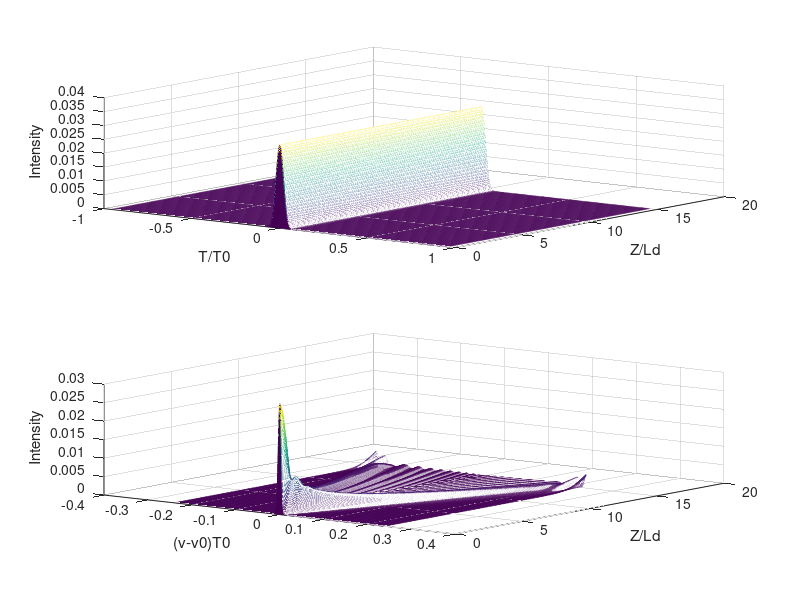

Source code (MATLAB):
% This code solves the NLS equation with the split-step method
% idu/ dz - sgn(beta2) /2 d^2u/d(tau) ^2+N ^2*|u| ^2*|u| ^2u=0
% [redacted]

%  idu/ dz - sgn(beta2) /2 d^2u/d(tau) ^2+N ^2*|u|^2 * u=0
% SS
%     du/dz = i sgn(beta2)/2 d^2u/dtau^2 + i N^2 *|u|^2 u  
%     direct integration in z:  u(x0+dz) = u(x0) exp(O dz) 
%     1)  In freq domain: O = FT[i sgn(beta2)/2 d^2u/dtau^2] = i sgn(beta2)/2 omega^2
%         lindisp = exp(i sgn(beta2)/2 omega^2 dz)
%         u(f,x0+dz) = u(f,x0) * lindisp
%     2)  In time domain 0 = N ^2*|u| ^2 and u(t) = fff(u(f)
%         u(t,x0+dz) = u(t,x0) exp(i N ^2 *dz |u| ^2)
%
% FD:
%    du/dz = i sgn(beta2)/2 d^2u/dtau^2 + i N^2 *|u|^2 u  
% 1) disp
%         i sgn(beta2)/2 d^2u/dtau^2 = i sgn(beta2)/2 G u
%                    du/dz = i sgn(beta2)/2 G u
%                    du(n)/dz  = alpha * (u(n+1) - 2 u(n) + u(n-1))
%                    (u - up)/dz = i sgn(beta2)/2 G u
%                    (I - dz i sgn(beta2)/2 G) u = up
%                    u = (1 - dz i sgn(beta2)/2 G)\up
%   2) nonlinear
%       u(t,x0+dz) = u(t,x0) exp(i N ^2 *dz |u| ^2)

%FFFFFFIIIIXXXXXXXX
%Does not work for non zero sigma value if only one wave
%sigma set to 0 if only one wave. should recheck math to see if multiwave
%approach is valid.
clear;
close all;

set(0,'DefaultFigureWindowStyle','docked')

UserInput = 0;
% UserInput = input('User Input? 1 or 0');

% T = t - z/Vg
% tau = T/T0 -- T0 is pulse width
% tau = (t-z/Vg)/T0;
% Ld = T0^2/abs(Beta2);
% Lnl = 1/(gamma P0) -- P0 is pulse peak power
% 
% beta2 ~ 20 ps^2/km
% gamma ~ 1/(W Km)
% T0 > 100 ps
% P0 ~ 1 W
% L ~ 50Km
% alpha ~ 0.2dB/km
% beta1 = 1/Vg = 1/(c/ng) = ng/c  ~1.47/3.0e8 s/m
%

if (UserInput)

    distance= 0+ input('Enter fiber length (in units of L_D) = ');% based off of first wave; entire length, graphed at the end
    sigma=0;
    
    % specify input parameters
    beta1 = 1;
    beta2 =  0 + input('dispersion: 1 for normal, -1 for anomalous = '); % dispersion of the group velocity (responsible for pulse broadening)
    N = 0 + input('Nonlinear parameter N = '); %Solition order
    mshape = 0;%input('m = 0 for sech, m > 0 for super-Gaussian = '); % decided on input wave
    alpha = 0+ input('alpha, positive for loss, negative for gain = ');% loss or gain factor (same for each wave?)
    ss = 0+ input('self steepening factor = ');
    
    chirp0 = 0; % input pulse chirp (default value)
else
    beta2 = 20; % ps^2/Km
    T0 = 100;   % ps
    L = 50;     % km
    
    Ld = T0^2/abs(beta2);    % Km
    Ln1 = 1;                 % 1/(W Km)
    beta1 = 1.47/3.0e8*1000; % s/km
    beta1 = beta1/1e-12;     % ps/km
    
    Pl = T0/beta1;  % Km
    Plm = Pl*1000;
    
    % normalized Z = z/Ld  tau = T/T0 T = t - beta1 z or t = T + beta1 z
    %                                                      = T + beta1 Ld*Z        
    % 
    %                 t = tau*T0 + beta1*Ld*Z = tau*T0 + Toff;   
    
    distance=15;% 
    sigma=0;
    
    % specify input parameters (Normalized)
    beta2 = -0; % this captures actual beta2 value in Ld normalization
    N = 2.0;
    mshape = 1;%input('m = 0 for sech, m > 0 for super-Gaussian = '); % decided on input wave
    alpha = 0;
    ss = 0;

    chirp0 = 0; % input pulse chirp (default value)
end

% set simulation parameters
nt = 1024; Tmax = 32; % FFT points and window size for graphs
% step_num = round (20 * distance * N{1}^2); % No. of z steps
step_num = 500;
deltaz = distance/step_num; % step size in z
dtau = (2 * Tmax)/nt; % step size in tau (radians from z)

% tau and omega arrays
tau = (-nt/2:nt/2-1) * dtau; % temporal grid
omega = (pi/Tmax) * [(0:nt/2-1) (-nt/2:-1)]; % frequency grid

if mshape==0 % soliton sech shape creationg of input wave
    uu = sech(tau).* exp(-0.5i* chirp0* tau.^2);
else % super-Gaussian (only seems to be real numbers)
    uu = exp(-0.5* (1+1i*chirp0).*tau.^(2*mshape));
end
uu0 = uu;

% store dispersive phase shifts to speedup code
lindispersion = exp(0.5i*beta2*omega.^2*deltaz-0.5*alpha*deltaz); %phase factor, includes alpha
hhz= 1i*N^2 *deltaz; %nonlinear phase factor
temp = uu.*exp(abs(uu).^2*hhz/2); % note hhz/2 first step, hhz (non-linear) decay
tempFD = temp;

G = zeros(nt);
D = eye(nt);
for j=1:nt
    if j == 1
        G(j,nt) = 1;
        G(j,j) = - 2;
        G(j,j+1) = 1;
    elseif j == nt
            G(j,j-1) = 1;
            G(j,j) = -2;
            G(j,1) = 1;
    else
        G(j,j-1) = 1;
        G(j,j) = -2;
        G(j,j+1) = 1;
    end
end
G = G/(dtau*dtau);

LG =  (D - deltaz*0.5i*beta2*G);
[l,u] = lu(LG);

% uu2 = fft(ifft(temp));
% 
% duudt = -fft(ifft(temp).*omega.^2);
% duuFDdt = G*tempFD';


for n=1:step_num
    %calculating derivatives of wave in frequency and time domain
    
    
%     plot(abs(temp).^2);
%     hold
%     plot(abs(tempFD).^2,'r+');

    % Line Disp 
    f_temp = ifft(temp).*lindispersion; % step using dispersion decay (goes from wave 1-number; taking advantage of the way this loop works)
    uu = fft(f_temp); %amplitude updates the wave at that step (after step at line 73)
    % 
    uuFD = (u\(l\(tempFD')))';
    
%     plot(abs(uu).^2,'bo');
%     plot(abs(uuFD).^2,'g*');
%     
%     drawnow();
%     pause(0.1)
    
    %non linear dispersion
    temp = uu.*exp((abs(uu).^2).*hhz); 
    tempFD = uuFD.*exp((abs(uuFD).^2).*hhz); 
    
    f_temp = ifft(temp);% stores the frequency domain; used later to store final wave
        
    tempplot = fftshift(ifft(uu)).*(nt*dtau)/sqrt(2*pi);% plotted spectrum
    tempplotFD = fftshift(ifft(uuFD)).*(nt*dtau)/sqrt(2*pi);% plotted spectrum
    
    % logs data at every step (except last)so it may be plotted later
    wavespace(n+1,:)= abs(uu).^2;
    wavespaceFD(n+1,:)= abs(uuFD).^2;
    wavefreq(n+1,:)=abs(tempplot).^2;
    wavefreqFD(n+1,:)=abs(tempplotFD).^2;
    
end

figure;% to create new plot

Za = deltaz.*(0:step_num)
Toff = Za*beta1*Ld; %ps

t = 512*dtau*T0; 
TT = Toff + t;

% plotting wave envelope
subplot(2,1,1)
mesh(deltaz.*tau,deltaz.*(0:step_num),deltaz.*wavespace)
xlabel('T/T0');
ylabel('Z/Ld');
zlabel('Intensity');
view(37.5,30);

% plotting frequency envelope
subplot(2,1,2)
mesh(deltaz.*fftshift(omega)/(2*pi),deltaz.*(0:step_num), deltaz.*wavefreq)
xlabel('(v-v0)T0');
ylabel('Z/Ld');
zlabel('Intensity');
view(37.5,30);
